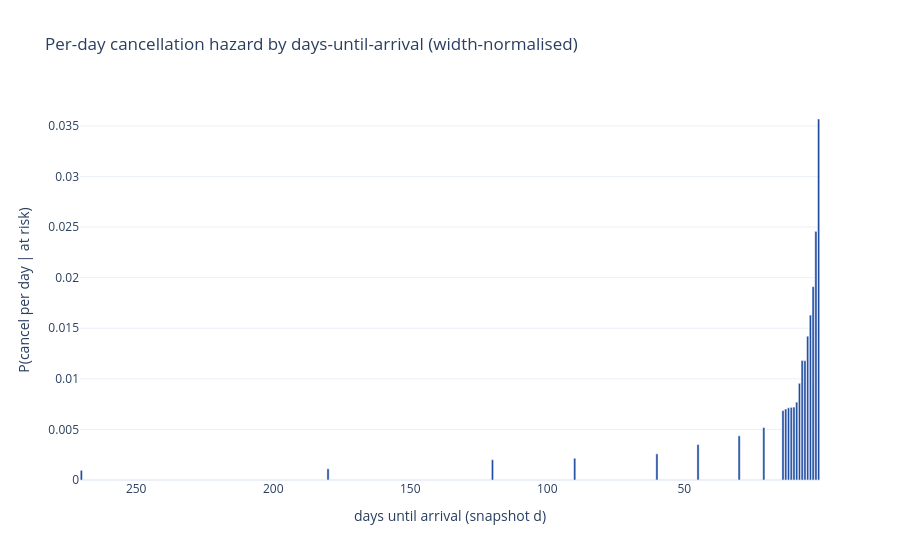

Write notebook code for a chart like this one.
### Markdown cell above
## 2 - Person-period grid + empirical hazard by horizon

Each booking is expanded to one row per snapshot it survives to where the target is "cancelled within this snapshot's window". Because the coarse snapshots span wider windows, I plot the **per-day** hazard (window rate / window width) so daily and coarse snapshots are comparable.

### Code cell
num, cat = HZ.feature_lists(clean)
print(f"features: {len(num)} numeric + {len(cat)} categorical")
print(f"snapshot grid (daily 1..14 + coarse tail): {HZ.SNAP}")

pp, _ = HZ.build_person_period(ce, num, cat)
g = pp.groupby(HZ.AXIS).agg(haz=("y", "mean"), width=("width", "first"), n=("y", "size"))
g["haz_per_day"] = g["haz"] / g["width"]          # width-normalised => comparable across snapshots
print(f"person-period rows: {len(pp):,}")

fig = go.Figure()
fig.add_bar(x=g.index, y=g["haz_per_day"], marker_color=BRAND["blue"])
fig.update_layout(title="Per-day cancellation hazard by days-until-arrival (width-normalised)",
                  xaxis_title="days until arrival (snapshot d)",
                  yaxis_title="P(cancel per day | at risk)")
fig.update_xaxes(autorange="reversed")
fig.show()

### Figure 1 — Plotly figure (JSON) as saved in the notebook; plotly's stock layout.template omitted (floating-point values rounded to 4 significant figures)
{"data": [{"marker": {"color": "#1E4BA1"}, "type": "bar", "x": [1.0, 2.0, 3.0, 4.0, 5.0, 6.0, 7.0, 8.0, 9.0, 10.0, 11.0, 12.0, 13.0, 14.0, 21.0, 30.0, 45.0, 60.0, 90.0, 120.0, 180.0, 270.0], "y": [0.03568, 0.02457, 0.01911, 0.01629, 0.01421, 0.01179, 0.01181, 0.009557, 0.007695, 0.007205, 0.007175, 0.007135, 0.007018, 0.006861, 0.005188, 0.004367, 0.003509, 0.002584, 0.002148, 0.002, 0.001108, 0.0009558]}], "layout": {"title": {"text": "Per-day cancellation hazard by days-until-arrival (width-normalised)"}, "xaxis": {"autorange": "reversed", "title": {"text": "days until arrival (snapshot d)"}}, "yaxis": {"title": {"text": "P(cancel per day | at risk)"}}}}
